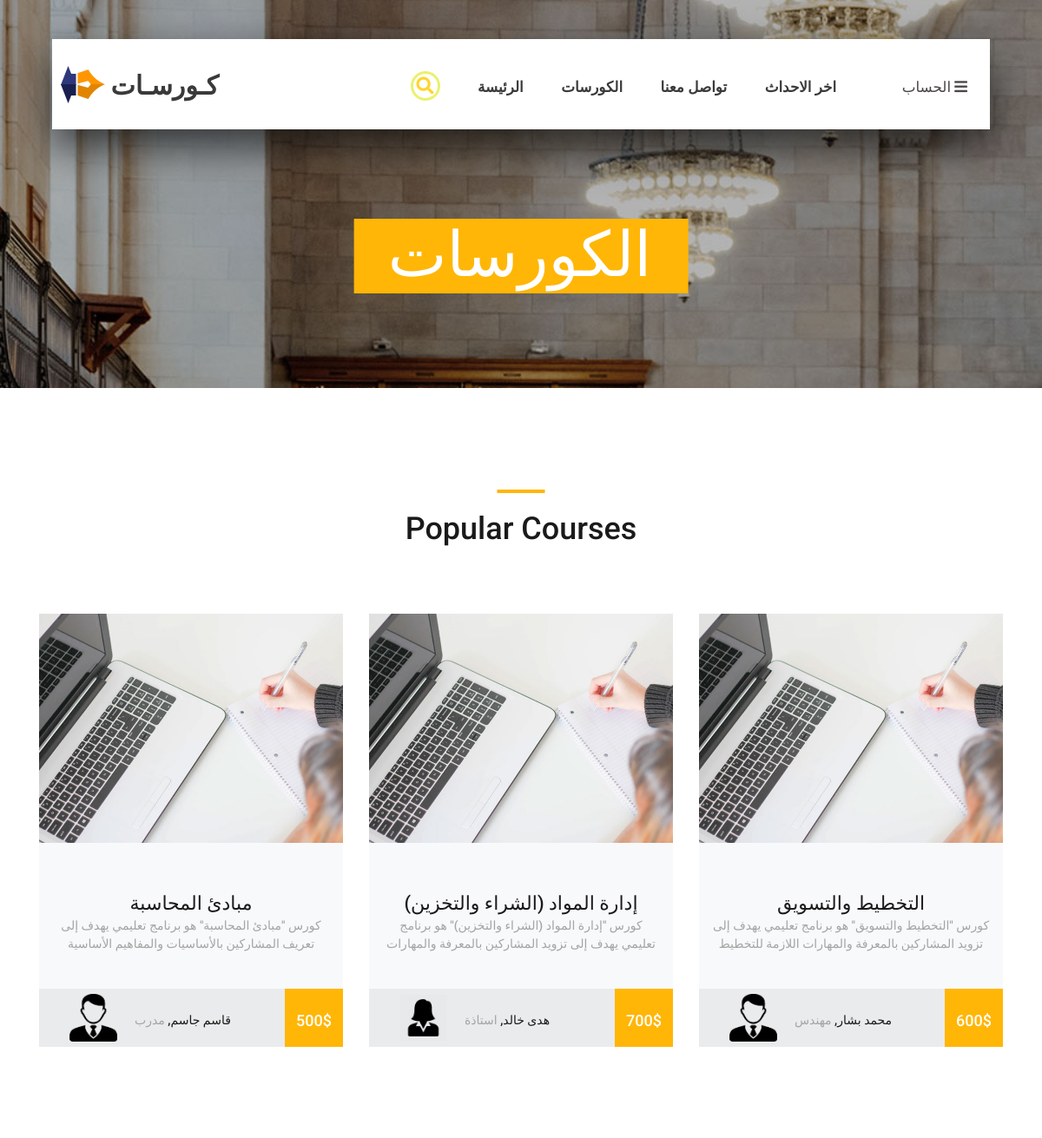
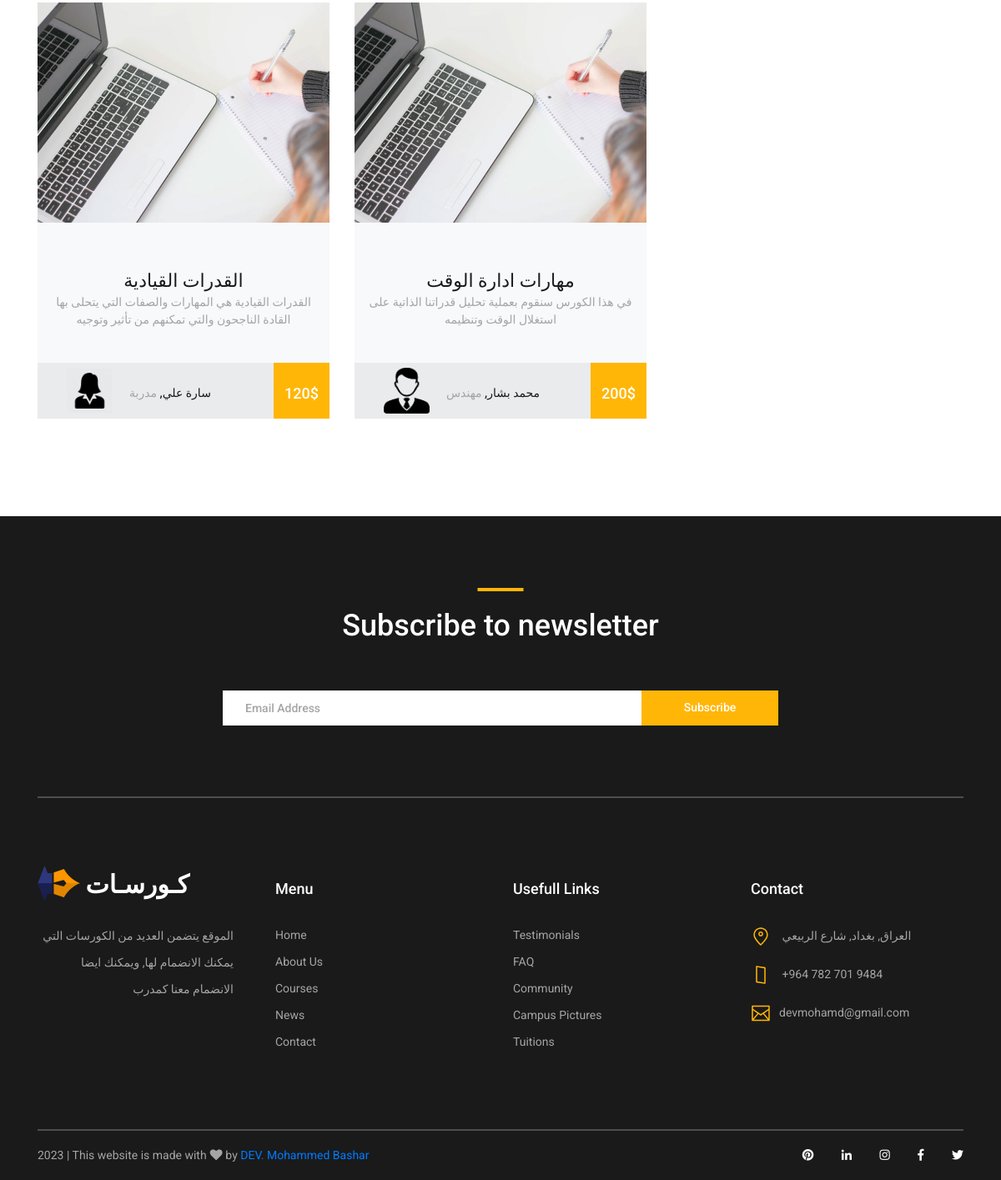
/available_courses/, run on the app's committed database (2 pictures, top to bottom).
### available_courses/models.py (models this page shows)
class Course(models.Model):
    CHOICES =(
    ("1", "حضوري"),
    ("2", "الكتروني"),
)
    CHOICES2 =(
    ("M", "ذكر"),
    ("F", "انثى"),
)
    cid = models.AutoField(primary_key=True)
    name = models.CharField(max_length=30)
    price = models.IntegerField(validators=[MaxValueValidator(9999)])
    description = models.CharField(max_length=100)
    longdescription = models.CharField(max_length=5000, null=True)
    trainer = models.CharField(max_length=20)
    trainerDescription = models.CharField(max_length=20)
    duration = models.CharField(max_length=20)
    type = models.CharField(max_length=1, choices= CHOICES)
    trainerGender = models.CharField(max_length=1, choices= CHOICES2)
    discount = models.IntegerField(validators=[MaxValueValidator(100)])
    selected = models.BooleanField(default=False)

### available_courses/views.py (the view)
# urls.py: path('', IndexPageView, name='index'),
def index(request):
    courses = Course.objects.all().order_by('cid').values().reverse()
    context = {
        "courses": courses
    }
    return render(request, "all_courses.html", context)

### available_courses/templates/all_courses.html
{% extends 'layouts/default/page.html' %}
{% load static %}
{% load i18n %}
{% block href %}
<link rel="stylesheet" type="text/css" href="{% static 'styles/courses_styles.css' %}">
<link rel="stylesheet" type="text/css" href="{% static 'styles/courses_responsive.css' %}">
{% endblock %}
{% block content %}
<div class="home">
    <div class="home_background_container prlx_parent">
        <div class="home_background prlx" style="background-image:url({% static 'images/courses_background.jpg' %})"></div>
    </div>
    <div class="home_content">
        <h1>الكورسات</h1>
    </div>
</div>
<div class="popular page_section">
    <div class="container">
        <div class="row">
            <div class="col">
                <div class="section_title text-center">
                    <h1>Popular Courses</h1>
                </div>
            </div>
        </div>
        <div class="row course_boxes">
            {% for c in courses %}
            <div class="col-lg-4 course_box">
                <div class="card">
                    <img class="card-img-top" src="{% static 'images/course_1.jpg' %}" alt="https://unsplash.com/@kellybrito">
                    <div class="card-body text-center">
                        <div class="card-title"><a href="{% url 'cdetails' %}?cid={{c.cid}}">{{c.name}}</a></div>
                        <div class="card-text">{{c.description}}</div>
                    </div>
                    <div class="price_box d-flex flex-row align-items-center">
                        <div class="">
                            {% if c.trainerGender == 'M' %}
                            <img width="55" height="55" src="{% static 'images/male.png' %}">
                            {% else %}
                            <img width="55" height="55" src="{% static 'images/female.png' %}">
                            {% endif %}
                        </div>
                        <div class="course_author_name">{{c.trainer}}, <span>{{c.trainerDescription}}</span></div>
                        <div class="course_price d-flex flex-column align-items-center justify-content-center"><span>{{c.price}}$</span></div>
                    </div>
                </div>
            </div>
            {% endfor %}
        </div>
    </div>
</div>
{% endblock %}

### content/templates/layouts/default/page.html (shortened to what this page needs)
{% load static %}
{% load bootstrap4 %}
{% load i18n %}
<!DOCTYPE html>
<html lang="ar">
<head>
<link rel="stylesheet" type="text/css" href="{% static 'styles/bootstrap4/bootstrap.min.css' %}">
<link href="{% static 'plugins/fontawesome-free-5.0.1/css/fontawesome-all.css' %}" rel="stylesheet" type="text/css">
<link rel="stylesheet" type="text/css" href="{% static 'plugins/OwlCarousel2-2.2.1/owl.carousel.css' %}">
<link rel="stylesheet" type="text/css" href="{% static 'plugins/OwlCarousel2-2.2.1/owl.theme.default.css' %}">
<link rel="stylesheet" type="text/css" href="{% static 'plugins/OwlCarousel2-2.2.1/animate.css' %}">
<link rel="stylesheet" type="text/css" href="{% static 'styles/main_styles.css' %}" id="maincss">
<link rel="stylesheet" type="text/css" href="{% static 'styles/responsive.css' %}">
{% block href %}
{% endblock %}
</head>
<body>
<div class="super_container">
	<header class="header d-flex flex-row">
		<div class="header_content d-flex flex-row align-items-center">
			<div class="logo_container" style="
			padding-left: 10px;
		">
				<div class="logo">
					<img src="{% static 'images/logo.png' %}" alt="">
					<span>كـورسـات</span>
				</div>
			</div>
			<nav class="main_nav_container" style="
			padding-right: 10px;
		">
				<div class="main_nav">
					<ul class="main_nav_list" >
						<li  class="main_nav_item" >
							<div class="box">
								<form name="search">
									<input type="text" class="input" name="txt" onmouseout="this.value = ''; this.blur();">
								</form>
								<i class="fas fa-search"></i>
							</div>
						</li>
						<li  class="main_nav_item" ><a style="font-size: larger;" href="{% url 'index' %}">الرئيسة</a></li>
						<li class="main_nav_item" ><a style="font-size: larger;" href="{% url 'cindex' %}">الكورسات</a></li>
						<li class="main_nav_item" ><a style="font-size: larger;" href="{% url 'contact' %}">تواصل معنا</a></li>
                        <li class="main_nav_item" ><a style="font-size: larger;" href="{% url 'latest_news' %}">اخر الاحداث</a></li>
                        <li class="main_nav_item">
                          <div class="navbar" style="
						  padding-right: 0px;
					  ">
                            <div class="dropdown">
                            <button class="dropbtn" onclick="myFunction()" style="font-size: larger;">
                                الحساب <i class="fas fa-bars trans_200"></i>
                            </button>
                            </div>
                          </div>
                        </li>
					</ul>
				</div>
			</nav>
		</div>
	</header>
	{% block content %}
    {% endblock %}
	<footer class="footer">
		<div class="container">
			<div class="newsletter">
				<div class="row">
					<div class="col">
						<div class="section_title text-center">
							<h1>Subscribe to newsletter</h1>
						</div>
					</div>
				</div>
				<div class="row">
					<div class="col text-center">
						<div class="newsletter_form_container mx-auto">
							<form action="post">
								<div class="newsletter_form d-flex flex-md-row flex-column flex-xs-column align-items-center justify-content-center">
									<input id="newsletter_email" class="newsletter_email" type="email" placeholder="Email Address" required="required" data-error="Valid email is required.">
									<button id="newsletter_submit" type="submit" class="newsletter_submit_btn trans_300" value="Submit">Subscribe</button>
								</div>
							</form>
						</div>
					</div>
				</div>
			</div>
			<div class="footer_content">
				<div class="row">
					<div class="col-lg-3 footer_col">
						<div class="logo_container">
							<div class="logo">
								<img src="{% static 'images/logo.png' %}" alt="">
								<span>كـورسـات</span>
							</div>
						</div>
						<p class="text-right footer_about_text">الموقع يتضمن العديد من الكورسات التي يمكنك الانضمام لها, ويمكنك ايضا الانضمام معنا  كمدرب</p>
					</div>
					<div class="col-lg-3 footer_col">
						<div class="footer_column_title">Menu</div>
						<div class="footer_column_content">
							<ul>
								<li class="footer_list_item"><a href="#">Home</a></li>
								<li class="footer_list_item"><a href="#">About Us</a></li>
								<li class="footer_list_item"><a href="courses.html">Courses</a></li>
								<li class="footer_list_item"><a href="news.html">News</a></li>
								<li class="footer_list_item"><a href="contact.html">Contact</a></li>
							</ul>
						</div>
					</div>
					<div class="col-lg-3 footer_col">
						<div class="footer_column_title">Usefull Links</div>
						<div class="footer_column_content">
							<ul>
								<li class="footer_list_item"><a href="#">Testimonials</a></li>
								<li class="footer_list_item"><a href="#">FAQ</a></li>
								<li class="footer_list_item"><a href="#">Community</a></li>
								<li class="footer_list_item"><a href="#">Campus Pictures</a></li>
								<li class="footer_list_item"><a href="#">Tuitions</a></li>
							</ul>
						</div>
					</div>
					<div class="col-lg-3 footer_col">
						<div class="footer_column_title">Contact</div>
						<div class="footer_column_content">
							<ul>
								<li class="footer_contact_item">
									<div class="footer_contact_icon">
										<img src="{% static 'images/placeholder.svg' %}">
									</div>
									العراق, بغداد, شارع الربيعي
								</li>
								<li class="footer_contact_item">
									<div class="footer_contact_icon">
										<img src="{% static 'images/smartphone.svg' %}" alt="https://www.flaticon.com/authors/lucy-g">
									</div>
									+964 782 701 9484
								</li>
								<li class="footer_contact_item">
									<div class="footer_contact_icon">
										<img src="{% static 'images/envelope.svg' %}" alt="https://www.flaticon.com/authors/lucy-g">
									</div>devmohamd@gmail.com
								</li>
							</ul>
						</div>
					</div>
				</div>
			</div>
			<div class="footer_bar d-flex flex-column flex-sm-row align-items-center">
				<div class="footer_copyright">
					<span>
<script>document.write(new Date().getFullYear());</script>  | This website is made with <i class="fa fa-heart" aria-hidden="true"></i> by <a href="https://devmohamd.pythonanywhere.com" target="_blank">DEV. Mohammed Bashar</a>
</span>
				</div>
				<div class="footer_social ml-sm-auto">
					<ul class="menu_social">
						<li class="menu_social_item"><a href="#"><i class="fab fa-pinterest"></i></a></li>
						<li class="menu_social_item"><a href="#"><i class="fab fa-linkedin-in"></i></a></li>
						<li class="menu_social_item"><a href="#"><i class="fab fa-instagram"></i></a></li>
						<li class="menu_social_item"><a href="#"><i class="fab fa-facebook-f"></i></a></li>
						<li class="menu_social_item"><a href="#"><i class="fab fa-twitter"></i></a></li>
					</ul>
				</div>
			</div>
		</div>
	</footer>
</div>
</body>
</html>

### content/static/styles/responsive.css (style rules this page uses)
@media only screen and (max-width: 1380px) { .header { width: 1200px; } }
@media only screen and (max-width: 1380px) { .header_content { width: calc(100% - 219px); } }
@media only screen and (max-width: 1380px) { .main_nav_container { padding-right: 63px; } }
@media only screen and (max-width: 1280px) { .header { width: 90%; } }
@media only screen and (max-width: 1280px) { .header_content { width: 100%; } }
@media only screen and (max-width: 1280px) { .main_nav_container { padding-right: 53px; } }
@media only screen and (max-width: 1280px) { .card-title { font-size: 20px; } }

### content/static/styles/courses_responsive.css (style rules this page uses)
@media only screen and (max-width: 1380px) { .header { width: 1200px; } }
@media only screen and (max-width: 1380px) { .header_content { width: calc(100% - 219px); } }
@media only screen and (max-width: 1380px) { .main_nav_container { padding-right: 63px; } }
@media only screen and (max-width: 1280px) { .header { width: 90%; } }
@media only screen and (max-width: 1280px) { .header_content { width: 100%; } }
@media only screen and (max-width: 1280px) { .main_nav_container { padding-right: 53px; } }
@media only screen and (max-width: 1280px) { .card-title { font-size: 20px; } }

### content/templates/layouts/default/page.html (style rules this page uses)
.dropdown .dropbtn { cursor: pointer; font-size: 16px; border: none; outline: none; color: rgb(76, 70, 70); padding: 14px 16px; background-color: inherit; font-family: inherit; margin: 0; }
.text-right { text-align: right; }
.box { position: relative; }
.input { padding: 10px; width: 34px; height: 34px; background: none; border: 3px solid #eaf16c; border-radius: 96px; box-sizing: border-box; font-size: 20px; color: #000000; outline: none; transition: .5s; }
.box i { position: absolute; top: 50%; right: -3px; transform: translate(-50%,-50%); font-size: 20px; color: #ffd52d; transition: .2s; }

### data on the page
Course: name "مبادئ المحاسبة", description "كورس \"مبادئ المحاسبة\" هو برنامج تعليمي يهدف إلى تعريف المشاركين بالأساسيات والمفاهيم الأساسية", trainer "قاسم جاسم", trainerDescription "مدرب", price "500"
Course: name "(إدارة المواد (الشراء والتخزين", description "كورس \"إدارة المواد (الشراء والتخزين)\" هو برنامج تعليمي يهدف إلى تزويد المشاركين بالمعرفة والمهارات", trainer "هدى خالد", trainerDescription "استاذة", price "700"
Course: name "التخطيط والتسويق", description "كورس \"التخطيط والتسويق\" هو برنامج تعليمي يهدف إلى تزويد المشاركين بالمعرفة والمهارات اللازمة للتخطيط", trainer "محمد بشار", trainerDescription "مهندس", price "600"
Course: name "القدرات القيادية", description "القدرات القيادية هي المهارات والصفات التي يتحلى بها القادة الناجحون والتي تمكنهم من تأثير وتوجيه", trainer "سارة علي", trainerDescription "مدربة", price "120"
Course: name "مهارات ادارة الوقت", description "في هذا الكورس سنقوم بعملية تحليل قدراتنا الذاتية على استغلال الوقت وتنظيمه", trainer "محمد بشار", trainerDescription "مهندس", price "200"
